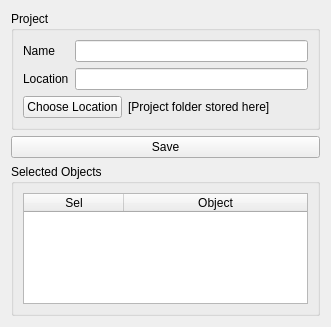
<?xml version="1.0" encoding="UTF-8"?>
<ui version="4.0">
 <class>ProjProp</class>
 <widget class="QWidget" name="ProjProp">
  <property name="geometry">
   <rect>
    <x>0</x>
    <y>0</y>
    <width>331</width>
    <height>327</height>
   </rect>
  </property>
  <property name="windowTitle">
   <string>Form</string>
  </property>
  <layout class="QVBoxLayout" name="verticalLayout">
   <item>
    <widget class="QGroupBox" name="groupBox_3">
     <property name="sizePolicy">
      <sizepolicy hsizetype="Preferred" vsizetype="Fixed">
       <horstretch>0</horstretch>
       <verstretch>0</verstretch>
      </sizepolicy>
     </property>
     <property name="title">
      <string>Project</string>
     </property>
     <layout class="QVBoxLayout" name="verticalLayout_4">
      <item>
       <layout class="QFormLayout" name="formLayout_2">
        <property name="topMargin">
         <number>0</number>
        </property>
        <item row="0" column="0">
         <widget class="QLabel" name="label">
          <property name="text">
           <string>Name</string>
          </property>
         </widget>
        </item>
        <item row="0" column="1">
         <widget class="QLineEdit" name="nameEdit"/>
        </item>
        <item row="1" column="0">
         <widget class="QLabel" name="label_4">
          <property name="text">
           <string>Location</string>
          </property>
         </widget>
        </item>
        <item row="1" column="1">
         <widget class="QLineEdit" name="dirEdit">
          <property name="readOnly">
           <bool>true</bool>
          </property>
         </widget>
        </item>
       </layout>
      </item>
      <item>
       <layout class="QHBoxLayout" name="chooseLocLayout">
        <property name="topMargin">
         <number>0</number>
        </property>
        <item>
         <widget class="QPushButton" name="dirButton">
          <property name="text">
           <string>Choose Location</string>
          </property>
         </widget>
        </item>
        <item>
         <widget class="QLabel" name="chooseLocLabel">
          <property name="text">
           <string>[Project folder stored here]</string>
          </property>
         </widget>
        </item>
        <item>
         <spacer name="horizontalSpacer">
          <property name="orientation">
           <enum>Qt::Horizontal</enum>
          </property>
          <property name="sizeHint" stdset="0">
           <size>
            <width>40</width>
            <height>20</height>
           </size>
          </property>
         </spacer>
        </item>
       </layout>
      </item>
     </layout>
    </widget>
   </item>
   <item>
    <widget class="QPushButton" name="saveButton">
     <property name="text">
      <string>Save</string>
     </property>
    </widget>
   </item>
   <item>
    <widget class="QGroupBox" name="selObjBox">
     <property name="title">
      <string>Selected Objects</string>
     </property>
     <layout class="QVBoxLayout" name="verticalLayout_2">
      <item>
       <widget class="QTableWidget" name="selTable">
        <property name="sizePolicy">
         <sizepolicy hsizetype="Expanding" vsizetype="Minimum">
          <horstretch>0</horstretch>
          <verstretch>0</verstretch>
         </sizepolicy>
        </property>
        <property name="minimumSize">
         <size>
          <width>0</width>
          <height>100</height>
         </size>
        </property>
        <property name="showDropIndicator" stdset="0">
         <bool>false</bool>
        </property>
        <property name="dragDropOverwriteMode">
         <bool>false</bool>
        </property>
        <property name="selectionMode">
         <enum>QAbstractItemView::NoSelection</enum>
        </property>
        <property name="showGrid">
         <bool>false</bool>
        </property>
        <attribute name="horizontalHeaderStretchLastSection">
         <bool>true</bool>
        </attribute>
        <attribute name="verticalHeaderVisible">
         <bool>false</bool>
        </attribute>
        <column>
         <property name="text">
          <string>Sel</string>
         </property>
        </column>
        <column>
         <property name="text">
          <string>Object</string>
         </property>
        </column>
       </widget>
      </item>
     </layout>
    </widget>
   </item>
  </layout>
 </widget>
 <resources/>
 <connections/>
</ui>
